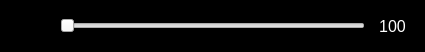
<?xml version="1.0" encoding="UTF-8"?>
<ui version="4.0">
 <class>VoiceSetWidget</class>
 <widget class="QWidget" name="VoiceSetWidget">
  <property name="geometry">
   <rect>
    <x>0</x>
    <y>0</y>
    <width>425</width>
    <height>52</height>
   </rect>
  </property>
  <property name="windowTitle">
   <string>音量大小设置</string>
  </property>
  <property name="styleSheet">
   <string notr="true">QWidget#VoiceSetWidget{
	background-color: #000;
}</string>
  </property>
  <layout class="QHBoxLayout" name="horizontalLayout" stretch="1,7,1">
   <item>
    <widget class="QWidget" name="voice" native="true">
     <property name="sizePolicy">
      <sizepolicy hsizetype="Expanding" vsizetype="Expanding">
       <horstretch>0</horstretch>
       <verstretch>0</verstretch>
      </sizepolicy>
     </property>
     <property name="styleSheet">
      <string notr="true">QWidget#voice{
	border-image: url(:/images/voice.png);
}</string>
     </property>
    </widget>
   </item>
   <item>
    <widget class="QSlider" name="voiceSlider">
     <property name="sizePolicy">
      <sizepolicy hsizetype="Expanding" vsizetype="Expanding">
       <horstretch>0</horstretch>
       <verstretch>0</verstretch>
      </sizepolicy>
     </property>
     <property name="maximum">
      <number>100</number>
     </property>
     <property name="orientation">
      <enum>Qt::Horizontal</enum>
     </property>
    </widget>
   </item>
   <item>
    <widget class="QLabel" name="voiceLabel">
     <property name="sizePolicy">
      <sizepolicy hsizetype="Expanding" vsizetype="Expanding">
       <horstretch>0</horstretch>
       <verstretch>0</verstretch>
      </sizepolicy>
     </property>
     <property name="font">
      <font>
       <pointsize>12</pointsize>
      </font>
     </property>
     <property name="layoutDirection">
      <enum>Qt::LeftToRight</enum>
     </property>
     <property name="styleSheet">
      <string notr="true">QLabel#voiceLabel{
	color:#fff;
}</string>
     </property>
     <property name="text">
      <string>100</string>
     </property>
     <property name="alignment">
      <set>Qt::AlignCenter</set>
     </property>
    </widget>
   </item>
  </layout>
 </widget>
 <resources/>
 <connections/>
</ui>
